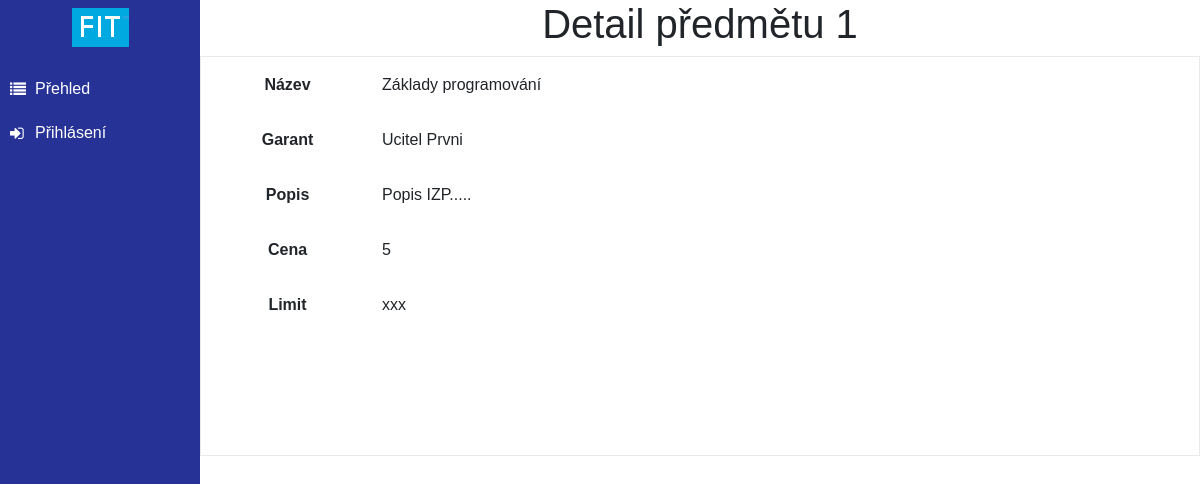
The page /pages/course_detail.php?id=1 on the database its author committed.
### tables this page shows
CREATE TABLE IF NOT EXISTS `kurz` (
  `ID` INT NOT NULL AUTO_INCREMENT,
  `zkratka` VARCHAR(45) NULL,
  `nazev` VARCHAR(45) NULL,
  `popis` VARCHAR(45) NULL,
  `cena` INT NULL,
  `limit` INT NULL,
  `garant_ID` INT NULL,
  PRIMARY KEY (`ID`),
  CONSTRAINT `fk_kurz_uzivatel1`
    FOREIGN KEY (`garant_ID`)
    REFERENCES `uzivatel` (`ID`)
    ON DELETE NO ACTION
    ON UPDATE NO ACTION);

CREATE TABLE IF NOT EXISTS `uzivatel` (
  `ID` INT NOT NULL AUTO_INCREMENT,
  `login` VARCHAR(45) NULL,
  `heslo` VARCHAR(80) NULL,
  `rodne_cislo` VARCHAR(45) NULL,
  `jmeno` VARCHAR(45) NULL,
  `prijmeni` VARCHAR(45) NULL,
  `datum_narozeni` DATETIME NULL,
  `adresa` VARCHAR(45) NULL,
  `email` VARCHAR(45) NULL,
  `role` INT NULL,
  PRIMARY KEY (`ID`));

### data/repository_factory.php (called while the page is built)
<?php
require_once 'repository.php';
class RepositoryFactory
{
    public static function create(): Repository
    {
        return new Repository('localhost', 'root', '', 'mydb');
    }
}

### services/detail_service.php (called while the page is built, shortened)
<?php
require_once __DIR__ . '/../data/repository_factory.php';
class DetailService
{
    private Repository $repository;
    public function __construct()
    {
        $this->repository = RepositoryFactory::create();
    }
    public function getCourseDetail($id): array
    {
        $course = $this->repository->getOneById('Kurz', ['nazev', 'popis', 'garant_ID', 'cena', 'limit'], $id);
        $garant = $this->repository->getOneById('Uzivatel', ['jmeno', 'prijmeni'], $course['garant_ID']);
        $course['garant'] = $garant;
        return $course;
    }
}
?>

### data/repository.php (called while the page is built, shortened)
<?php
class Repository
{
    private $conn;
    function __construct($servername, $username, $password, $dbname)
    {
        $this->conn = new mysqli($servername, $username, $password, $dbname) or die("Connection failed: " . mysqli_connect_error());
    }
    private function getSelectorString(array $selector) : string
    {
        $ret_str = "";
        foreach ($selector as $value) {
            $ret_str = $ret_str . '`' . $value . '`, ';
        }
        $ret_str = rtrim($ret_str, ", ");
        return $ret_str;
    }
    function getOneById(string $table, array $selector, int $id) : array
    {
        $sql = "SELECT " . $this->getSelectorString($selector) . " FROM $table WHERE ID=$id";
        $result = $this->conn->query($sql);
        if ($result->num_rows > 0) {
            return $result->fetch_assoc();
        } else {
            return [];
        }
    }
}

### pages/course_detail.php (the view, shortened to what this page needs)
<?php
    require_once('../common/common.php');
    require_once('../services/detail_service.php');
    $id = $_GET['id'];
    $service = new DetailService();
    $course = $service->getCourseDetail($id);
?>
<body>
    <div class="wrapper d-flex">
        <header>
            <?php include __DIR__ . '/menu.php'; ?>
        </header>
        <main>
            <h1 class="text-center">Detail předmětu <?php echo $id?></h1>
            <div class="container p-3 h-50 detail">
                <div class="row">
                    <div class="col-2">
                        <p>Název</p>
                    </div>
                    <div class="col-10">
                        <p><?php echo htmlspecialchars($course['nazev'])?></p>
                    </div>
                </div>
                <div class="row">
                    <div class="col-2">
                        <p>Garant</p>
                    </div>
                    <div class="col-10">
                        <p><?php echo htmlspecialchars($course['garant']['jmeno']. ' '. $course['garant']['prijmeni'])?></p>
                    </div>
                </div>
                <div class="row">
                    <div class="col-2">
                        <p>Popis</p>
                    </div>
                    <div class="col-10">
                        <p><?php echo htmlspecialchars($course['popis'])?></p>
                    </div>
                </div>
                <div class="row">
                    <div class="col-2">
                        <p>Cena</p>
                    </div>
                    <div class="col-10">
                        <p><?php echo htmlspecialchars($course['cena'])?></p>
                    </div>
                </div>
                <div class="row">
                    <div class="col-2">
                        <p>Limit</p>
                    </div>
                    <div class="col-10">
                        <p>xxx</p>
                    </div>
                </div>
            </div>
        </main>
    </div>
</body>
</html>

### assets/css/main.css (style rules this page uses)
:root { --color-primary: rgb(39, 50, 150); --color-secondary: rgb(36, 162, 207); --color-gray: rgb(233, 233, 233); }
* { margin: 0; padding: 0; font-size: 16px; }
header { height: 100vh; width: 200px; background-color: var(--color-primary); position: static; }
.wrapper { min-height: 100vh; }
body { box-sizing: border-box; font-family: Arial, Helvetica, sans-serif; font-weight: 400; height: 100vh; }
main { flex: 1; }

### assets/css/course_detail.css (style rules this page uses)
.detail { border: 1px solid var(--color-gray); }
.row { height: 15%; }
.col-2 { font-weight: bold; text-align: center; padding: 0 3vw; }
.col-2 p { font-weight: bold; }

### rows shown on the page
kurz: nazev "Základy programování", popis "Popis IZP.....", cena "5"
uzivatel: jmeno+prijmeni "Ucitel Prvni"

### other values the page prints
$id "1"
